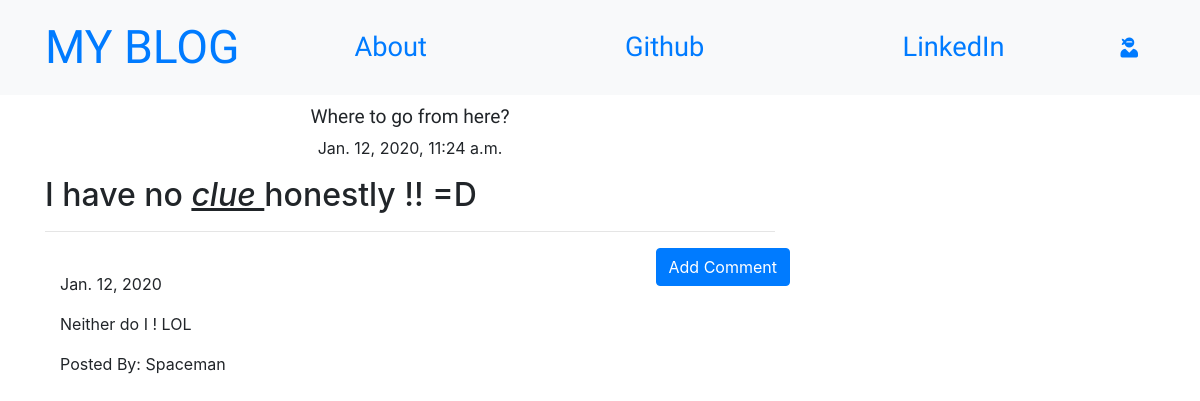
/post/10, run on the app's committed database.
### blog/models.py (models this page shows, shortened)
class Post(models.Model):
    author = models.ForeignKey('auth.User',on_delete=models.CASCADE)
    title = models.CharField(max_length=200)
    text = models.TextField()
    created_date = models.DateTimeField(default=timezone.now)
    published_date = models.DateTimeField(blank=True,null=True)

class Comment(models.Model):
    post = models.ForeignKey('blog.Post',related_name='comments',on_delete=models.CASCADE)
    author = models.CharField(max_length=200)
    text = models.TextField()
    created_date = models.DateField(default=timezone.now())
    approved_comment = models.BooleanField(default=False)

### blog/views.py (the view)
# urls.py: re_path(r'^post/(?P<pk>\d+)$',views.PostDetailView.as_view(),name='post_detail'),
class PostDetailView(DetailView):
    model = Post

### blog/templates/blog/post_detail.html (shortened to what this page needs)
{% extends "blog/base.html" %}
{% block content %}
<h1 class="posttitle loader">{{post.title}}</h1>
{% if post.published_date %}
<div class="date postdate">
  {{ post.published_date }}
</div>
{% else %}
<a class="btn btn-primary" href="{% url 'post_publish' pk=post.pk %}"
  >Publish</a
>
{% endif %}
<p class="postcontent">{{ post.text|safe|linebreaksbr }}</p>
<hr />
<a
  class="btn btn-primary btn-comment"
  href="{% url 'add_comment_to_post' pk=post.pk %}"
  >Add Comment</a
>
<div class="container">
  {% for comment in post.comments.all %}
  <br />
  {% if user.is_authenticated or comment.approved_comment %}
  {{comment.created_date}}
  <p>{{comment.text|safe|linebreaks}}</p>
  <p>Posted By: {{comment.author}}</p>
  {% endif %} {% empty %}
  <p>No Comments!</p>
  {% endfor %}
</div>
{% endblock %}

### blog/static/css/blog.css (style rules this page uses)
.postdate { text-align: center; }
.posttitle { font-family: 'Heebo';sans-serif; font-size: 1.2em; text-align: center; }
.postcontent { font-family: 'Heebo'; font-size: 1.2em; }
.btn-comment { position: absolute; right: 0px; }
.loader { filter: hue-rotate(0deg); color: linear-gradient(45deg, #0f8, #08f); animation: hue 10000ms infinite linear; }

### data on the page
Post: title "Where to go from here?", published_date "Jan. 12, 2020, 11:24 a.m.", text "I have no clue honestly !! =D"
Comment: created_date "Jan. 12, 2020", text "Neither do I ! LOL", author "Spaceman"
